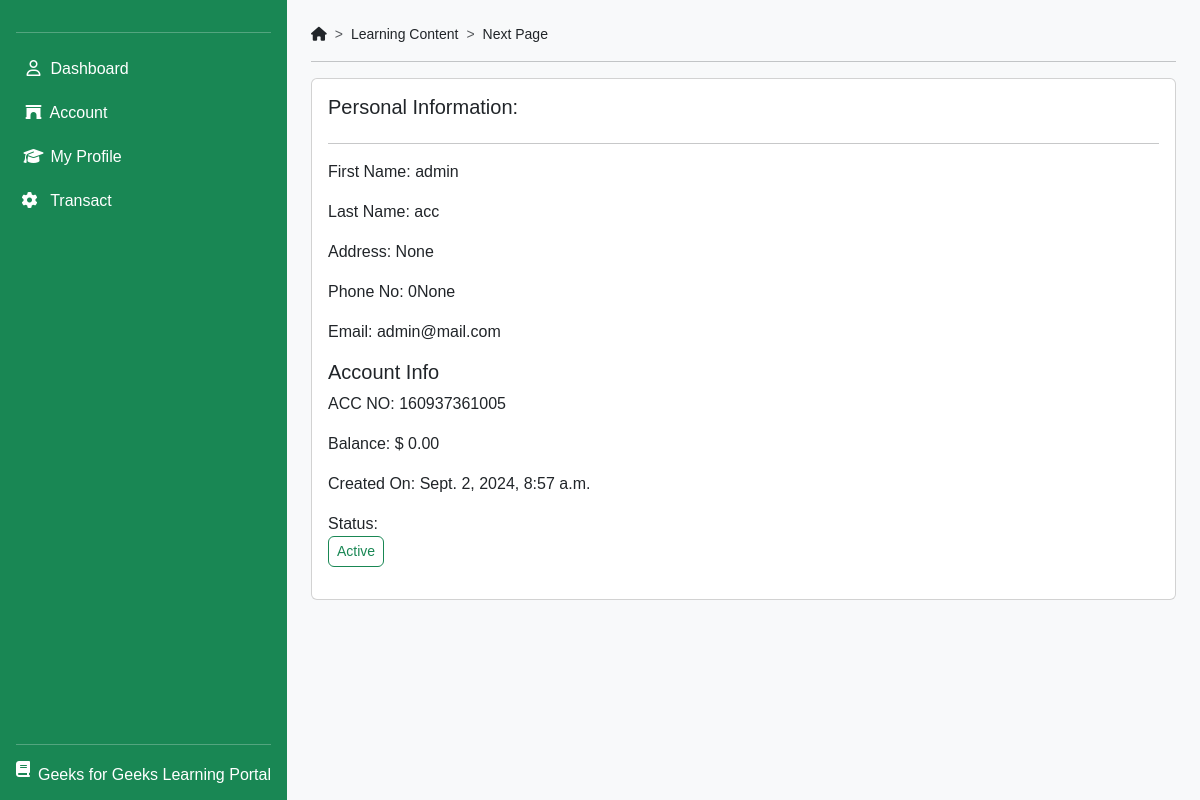
Page /my_profile (signed in) on the committed database.
### accounts/models.py (models this page shows, shortened)
class CustomUser(AbstractBaseUser, PermissionsMixin):
    ROLES = [
        ('User', 'user'),
        ('Staff', 'staff'),
        ('Admin', 'admin'),
    ]
    first_name = models.CharField(max_length=30, blank=False)
    last_name = models.CharField(max_length=30, blank=False)
    address = models.TextField(blank=True, null=True)
    phone_no = models.IntegerField(blank=True, null=True)
    email = models.EmailField(unique=True)
    date_joined = models.DateTimeField(default=timezone.now)
    last_login = models.DateTimeField(null=True, blank=True)
    is_active = models.BooleanField(default=True)
    is_staff = models.BooleanField(default=False)
    user_type = models.CharField(max_length=20, choices=ROLES, default='User')
    account_no = models.CharField(max_length=12, unique=True, editable=False)
    password_reset_token = models.CharField(max_length=100, blank=True, null=True)
    password_reset_expiry = models.DateTimeField(blank=True, null=True)
    objects = CustomUserManager()
    USERNAME_FIELD = 'email'
    REQUIRED_FIELDS = ['first_name', 'last_name']

### core/models.py (models this page shows, shortened)
class Account(models.Model):
    STATUS = [
        ('Active', 'active'),
        ('Inactive', 'inactive'),
        ('Pending', 'pending'),
        ('On Hold', 'on hold'),
        ('Closed', 'closed'),
    ]
    user = models.OneToOneField(CustomUser, on_delete=models.CASCADE, related_name='account')
    balance = models.DecimalField(max_digits=12, decimal_places=2, default=0.00)
    status = models.CharField(max_length=50, choices=STATUS, default='pending')
    account_no = models.CharField(max_length=12, editable=False, unique=True)

### core/views.py (the view)
# urls.py: path('my_profile', views.my_profile, name='my_profile'),
def my_profile(request):
    acc_no = request.user.account_no
    acc_info = Account.objects.get(user=request.user)
    user_info = CustomUser.objects.get(account_no=acc_no)
    return render(request, 'users/my_profile.html', {'acc_info': acc_info, 'user_info': user_info})

### core/templates/users/my_profile.html
{% extends '../user_home.html' %}
{% block content %}
<div class="card p-3 rounded">
    <h5>Personal Information:</h5>
    <hr>
    <p>First Name: {{user_info.first_name}}</p>
    <p>Last Name: {{user_info.last_name}}</p>
    <p>Address: {{user_info.address}}</p>
    <p>Phone No: 0{{user_info.phone_no}}</p>
    <p>Email: {{user_info.email}}</p>
    <h5>Account Info</h5>
    <p>ACC NO: {{acc_info.account_no}}</p>
    <p>Balance: $ {{acc_info.balance}}</p>
    <p>Created On: {{user_info.date_joined}}</p>
    <p>Status: <br>
        {% if user_info.is_active %}
            <button class="btn btn-sm btn-outline-success rounded">Active</button>
        {% else %}
            <button class="btn btn-sm btn-outline-danger rounded">Not Active</button>
        {% endif %}
    </p>
</div>
{% endblock  %}

### static/css/temp.css (style rules this page uses)
html, body { height: 100%; font-family: 'Ubuntu', sans-serif; }

### rows in the picture
CustomUser: first_name "admin", last_name "acc", address "None", phone_no "None", email "admin@mail.com", date_joined "Sept. 2, 2024, 8:57 a.m."
Account: account_no "160937361005", balance "0.00"
